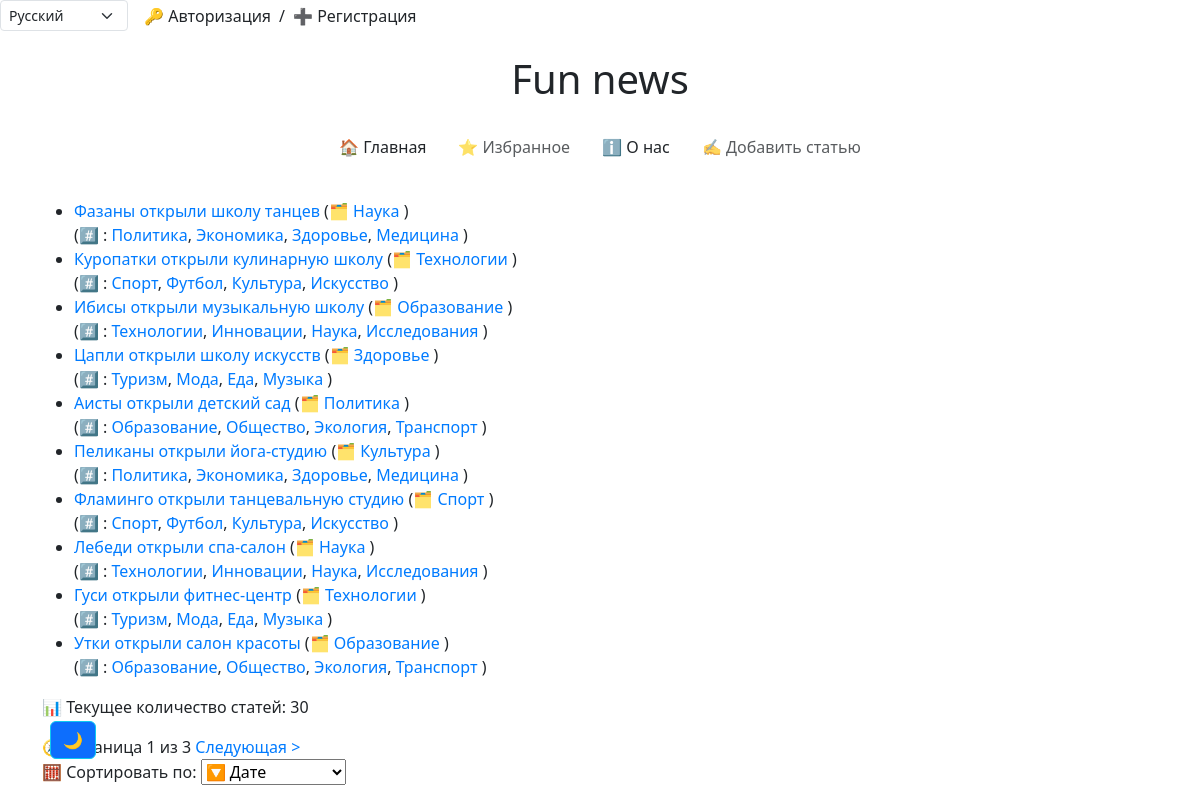
Before: /ru/news/ with the older database file.
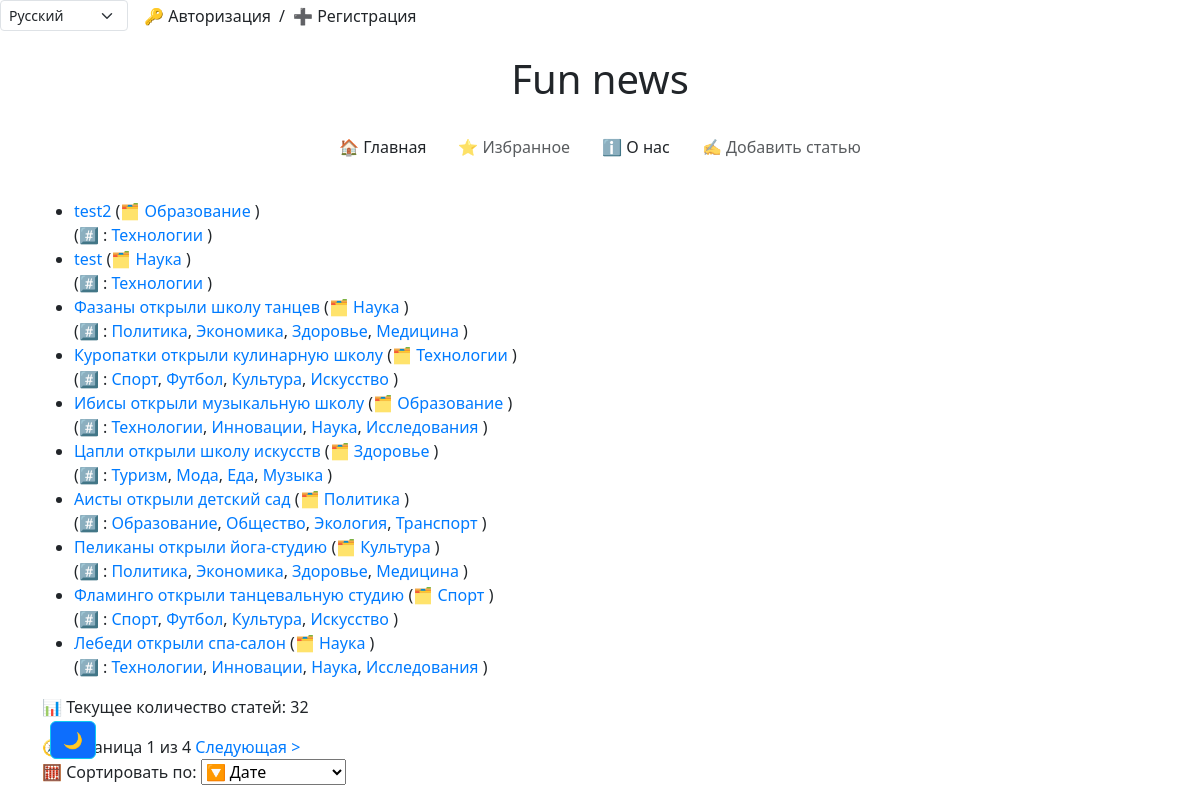
After: the same page with the newer database file.
### news/models.py (models this page shows, shortened)
class Article(models.Model):
    title = models.CharField(max_length=255, verbose_name='Заголовок')
    content = models.TextField(verbose_name='Содержание')
    publication_date = models.DateTimeField(default=timezone.now, verbose_name='Дата публикации')
    views = models.IntegerField(default=0, verbose_name='Просмотры')
    category = models.ForeignKey("Category", on_delete=models.CASCADE, verbose_name='Категория', blank=True,
                              null=True)
    tags = models.ManyToManyField("Tag", related_name='article',  verbose_name='Теги', blank=True,
                              null=True)
    likes_count = models.IntegerField(default=0)
    favourites_count = models.IntegerField(default=0)
    is_active = models.BooleanField(default=True,  verbose_name='Теги')
    slug = models.SlugField(blank=True, null=True, unique=True)
    image = models.ImageField(upload_to='articles/%Y/%m/%d/',
                              validators=[FileExtensionValidator(['jpg', 'jpeg', 'png', 'jpeg'])],
                              blank=True,
                              null=True)
    author = models.ForeignKey(get_user_model(), on_delete=models.SET_NULL, null=True,
                               default=None, verbose_name='Author')
    class Meta:
        verbose_name = 'Статья'  # единственное число для отображения в админке
        verbose_name_plural = 'Статьи'  # мн. число для отображения в админке

class Category(models.Model):
    name = models.CharField(max_length=255, unique=True)
    class Meta:
        verbose_name = 'Категория'  # единственное число для отображения в админке
        verbose_name_plural = 'Категории'  # мн. число для отображения в админке

class Tag(models.Model):
    name = models.CharField(max_length=255, unique=True)
    class Meta:
        verbose_name = 'Тег'  # единственное число для отображения в админке
        verbose_name_plural = 'Теги'  # мн. число для отображения в админке

### news/views.py (the view)
# urls.py: path('', catalog, name='catalog'),                                                                # главная страница
def catalog(request):
    sort_by = request.GET.get('sort', 'date')  # сортировка по дате по умол
    sort_options = {
        'date': '-publication_date',
        'views': '-views',
        'likes': '-likes_count',
    }
    sort_field = sort_options.get(sort_by, '-publication_date')
    articles_count = Article.objects.count()
    all_tags = Tag.objects.all()
    all_categories = Category.objects.all()
    likes_count = Like.objects.count()
    favourites_count = Favourite.objects.count()
    news_list = Article.objects.filter(is_active=True).order_by(sort_field)
    paginator = Paginator(news_list, 10)  # 10 статей на страницу
    page_number = request.GET.get('page')
    page_obj = paginator.get_page(page_number)
    context = {
        "articles_count": articles_count,
        "all_tags": all_tags,
        "all_categories": all_categories,
        "page_obj": page_obj,
        "likes_count": likes_count,
        "favourites_count": favourites_count,
        "sort": sort_by,
    }
    return render(request, 'news/catalog.html', context=context)

### news/templates/news/catalog.html (shortened to what this page needs)
{% extends 'news/base.html' %}
{% load i18n %}
{% block content %}
<section class="news">
    {% if page_obj %}
        <ul>
            {% for item in page_obj %}
                <li>
                    <a href="{% url 'news:article_detail' slug=item.slug %}">{{ item.title }}</a>
                    {% if item.category %}
                        <span class="category">
                            ({% trans '🗂️' %}
                            <a href="{% url 'news:news_by_category' item.category.name %}">
                                {{ item.category.name }}
                            </a>)
                        </span>
                    {% endif %}
                    <br>
                    {% if item.tags.all %}
                        <span class="tags">
                            ({% trans '#️⃣ :' %}
                            {% for tag in item.tags.all %}
                                <a href="{% url 'news:news_by_tag' tag.name %}">{{ tag.name }}</a>{% if not forloop.last %}, {% endif %}
                            {% endfor %}
                            )
                        </span>
                    {% endif %}
                </li>
            {% endfor %}
        </ul>
        <p>{% trans '📊 Текущее количество статей:' %} {{ articles_count }}</p>
    {% else %}
        <p>{% trans 'Нет новостей для отображения.' %} </p>
    {% endif %}
    <div class="pagination">
        <span class="step-links">
            <span class="current-page">
                {% trans '🧭 Страница' %} {{ page_obj.number }} из {{ page_obj.paginator.num_pages }}
            </span>
            {% if page_obj.has_next %}
                <a href="?page={{ page_obj.next_page_number }}">{% trans 'Следующая'%} > </a>
            {% endif %}
        </span>
    </div>
    <form method="get" class="mb-4">
    <label for="sort">{% trans '🧮 Сортировать по:' %} </label>
    <select name="sort" id="sort" onchange="this.form.submit()">
    <option value="date" {% if sort == "date" %}selected{% endif %}>{% trans '🔽 Дате' %} </option>
    </select>
    </form>
</section>
{% endblock %}

Changed rows visible on the page:
no longer on this page (row unchanged): Article: title "Гуси открыли фитнес-центр", category.name "Технологии", Tag (name "Туризм"), Tag (name "Мода"), Tag (name "Еда"), Tag (name "Музыка")
no longer on this page (row unchanged): Article: title "Утки открыли салон красоты", category.name "Образование", Tag (name "Образование"), Tag (name "Общество"), Tag (name "Экология"), Tag (name "Транспорт")
added Article: title "test2", category.name "Образование", Tag (name "Технологии")
added Article: title "test", category.name "Наука", Tag (name "Технологии")
Other visible differences:
{{ articles_count }}: "30" → "32"
{{ page_obj.paginator.num_pages }}: "3" → "4"
